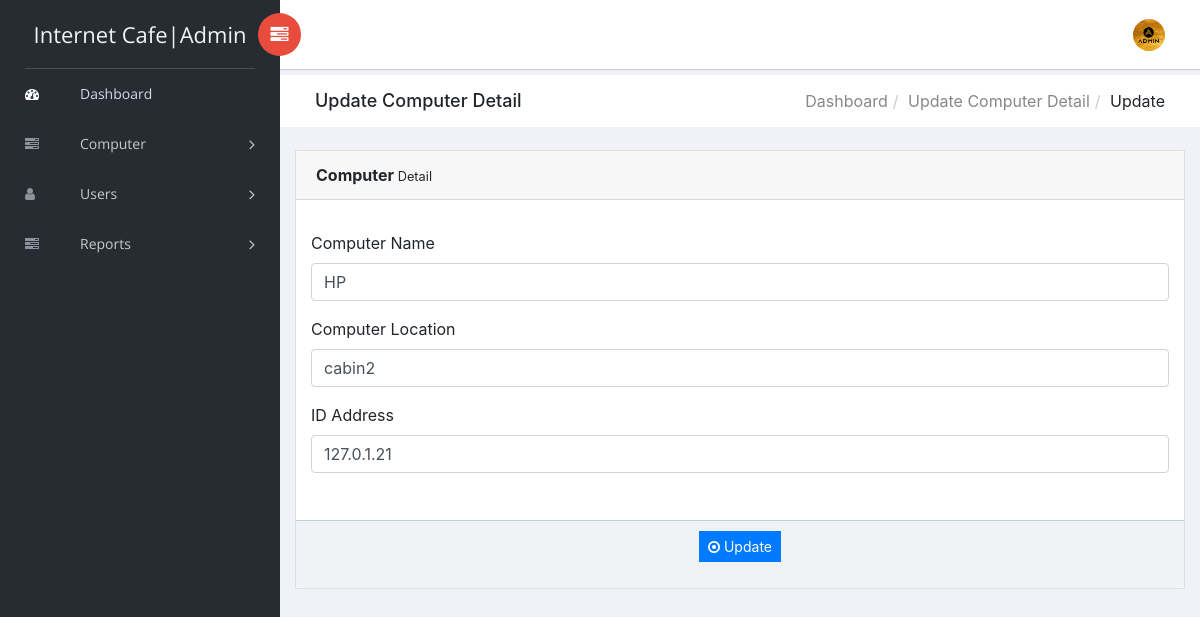
/admin_side/edit-computer-detail.php?editid=1 (signed in), run on the app's committed database.
### tables this page shows
CREATE TABLE `tblcomputers` (
  `ID` int(10) NOT NULL,
  `ComputerName` varchar(120) DEFAULT NULL,
  `ComputerLocation` varchar(120) DEFAULT NULL,
  `IPAdd` varchar(120) DEFAULT NULL,
  `EntryDate` timestamp NULL DEFAULT CURRENT_TIMESTAMP
);

### admin_side/edit-computer-detail.php (the view, shortened to what this page needs)
<?php
include('includes/dbconnection.php');
if (strlen($_SESSION['ccmsaid']==0)) {
  header('location:logout.php');
  } else{
?>
<!doctype html>
<html class="no-js" lang="en">
<head>
    <link rel="stylesheet" href="vendors/bootstrap/dist/css/bootstrap.min.css">
    <link rel="stylesheet" href="vendors/font-awesome/css/font-awesome.min.css">
    <link rel="stylesheet" href="vendors/themify-icons/css/themify-icons.css">
    <link rel="stylesheet" href="vendors/flag-icon-css/css/flag-icon.min.css">
    <link rel="stylesheet" href="vendors/selectFX/css/cs-skin-elastic.css">
    <link rel="stylesheet" href="assets/css/style.css">
</head>
<body>
    <?php include_once('includes/sidebar.php');?>
    <div id="right-panel" class="right-panel">
        <?php include_once('includes/header.php');?>
        <div class="breadcrumbs">
            <div class="col-sm-4">
                <div class="page-header float-left">
                    <div class="page-title">
                        <h1>Update Computer Detail</h1>
                    </div>
                </div>
            </div>
            <div class="col-sm-8">
                <div class="page-header float-right">
                    <div class="page-title">
                        <ol class="breadcrumb text-right">
                            <li><a href="dashboard.php">Dashboard</a></li>
                            <li><a href="manage-computer.php">Update Computer Detail</a></li>
                            <li class="active">Update</li>
                        </ol>
                    </div>
                </div>
            </div>
        </div>
        <div class="content mt-3">
            <div class="animated fadeIn">
                <div class="row">
                    <div class="col-lg-6">
                    </div>
                    <div class="col-lg-12">
                        <div class="card">
                            <div class="card-header"><strong>Computer</strong><small> Detail</small></div>
                            <form name="package" method="post" action="">
                            <div class="card-body card-block">
 <?php
 $cid=$_GET['editid'];
$ret=mysqli_query($con,"select * from  tblcomputers where ID='$cid'");
while ($row=mysqli_fetch_array($ret)) {
?>
                                <div class="form-group"><label for="company" class=" form-control-label">Computer Name</label><input type="text" name="compname" value="<?php  echo $row['ComputerName'];?>" class="form-control" id="compname" required="true"></div>
                                        <div class="form-group"><label for="street" class=" form-control-label">Computer Location</label><input type="text" name="comploc" value="<?php  echo $row['ComputerLocation'];?>" id="comploc" class="form-control" required="true"></div>
                                            <div class="row form-group">
                                                <div class="col-12">
                                                    <div class="form-group"><label for="city" class=" form-control-label">ID Address</label><input type="text" name="idadd" id="idadd" value="<?php  echo $row['IPAdd'];?>" class="form-control" required="true"></div>
                                                    </div>
                                                    </div>
                                                    </div>
                                                    <?php } ?>
                                                     <div class="card-footer">
                                                       <p style="text-align: center;"><button type="submit" class="btn btn-primary btn-sm" name="submit" id="submit">
                                                            <i class="fa fa-dot-circle-o"></i> Update
                                                        </button></p>
                                                    </div>
                                                </div>
                                            </div>
                                            </div>
                                        </div>
                                    </div>
                                </div>
</body>
</html>
<?php }  ?>

### admin_side/includes/sidebar.php (shortened to what this page needs)
<aside id="left-panel" class="left-panel">
        <nav class="navbar navbar-expand-sm navbar-default">
<?php
$adminid=$_SESSION['ccmsaid'];
$ret=mysqli_query($con,"select AdminName from tbladmin where ID='$adminid'");
$row=mysqli_fetch_array($ret);
$name=$row['AdminName'];
?>
            <div class="navbar-header">
                <a class="navbar-brand" href="dashboard.php">Internet Cafe|<?php echo $name; ?></a>
            </div>
            <div id="main-menu" class="main-menu collapse navbar-collapse">
                <ul class="nav navbar-nav">
                    <li class="active">
                        <a href="dashboard.php"> <i class="menu-icon fa fa-dashboard"></i>Dashboard </a>
                    </li>
<li class="menu-item-has-children dropdown">
                        <a href="#" class="dropdown-toggle" data-toggle="dropdown" aria-haspopup="true" aria-expanded="false"> <i class="menu-icon fa fa-tasks"></i>Computer</a>
                    </li>
 <li class="menu-item-has-children dropdown">
                        <a href="add-users.php" class="dropdown-toggle" data-toggle="dropdown" aria-haspopup="true" aria-expanded="false"> <i class="menu-icon fa fa-user"></i>Users</a>
                    </li>
  <li class="menu-item-has-children dropdown">
                        <a href="#" class="dropdown-toggle" data-toggle="dropdown" aria-haspopup="true" aria-expanded="false"> <i class="menu-icon fa fa-tasks"></i>Reports</a>
                    </li>
                </ul>
            </div>
        </nav>
    </aside>

### data on the page
tblcomputers: compname "HP", comploc "cabin2", idadd "127.0.1.21"

### other printed values
$name "Admin"
